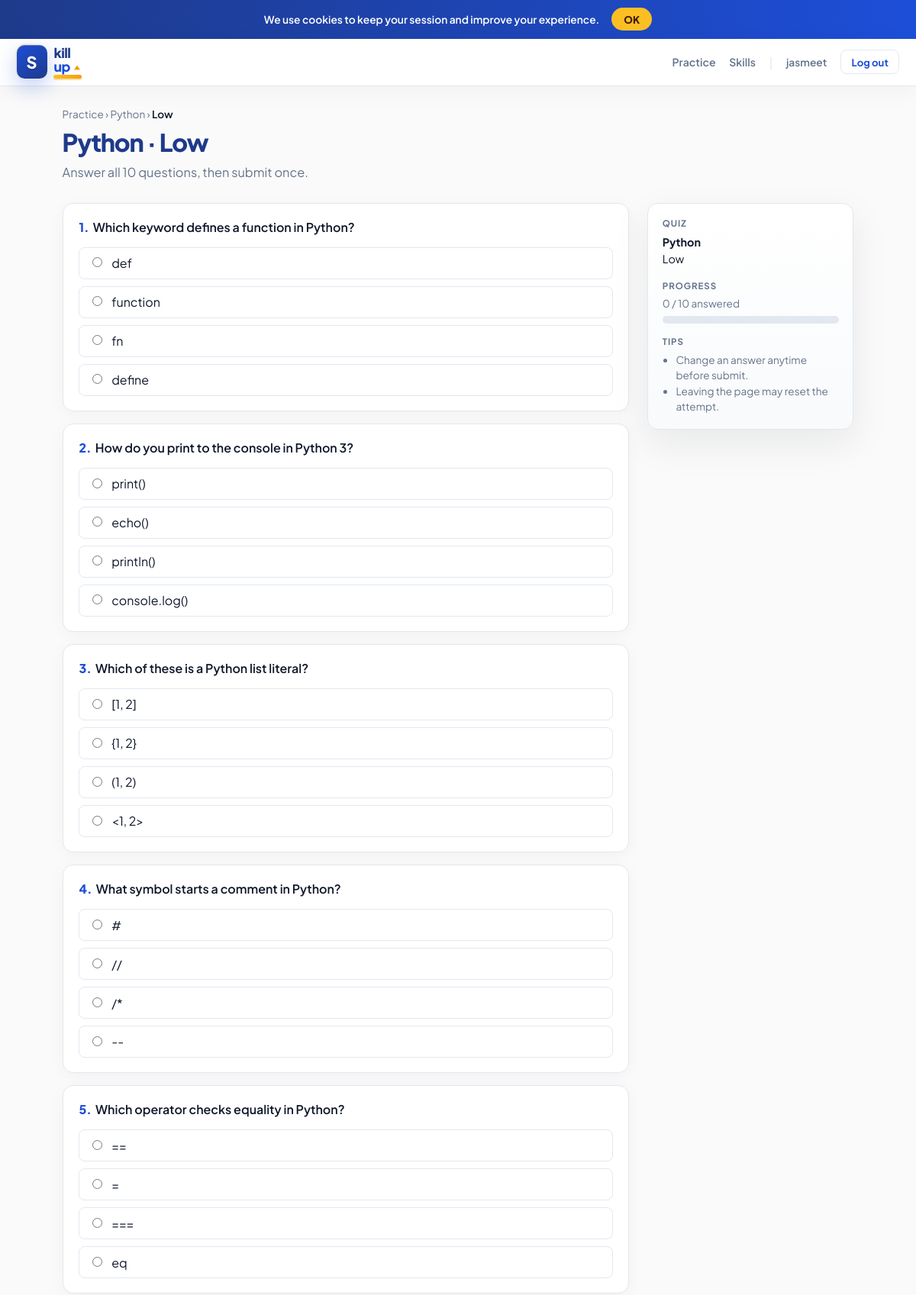
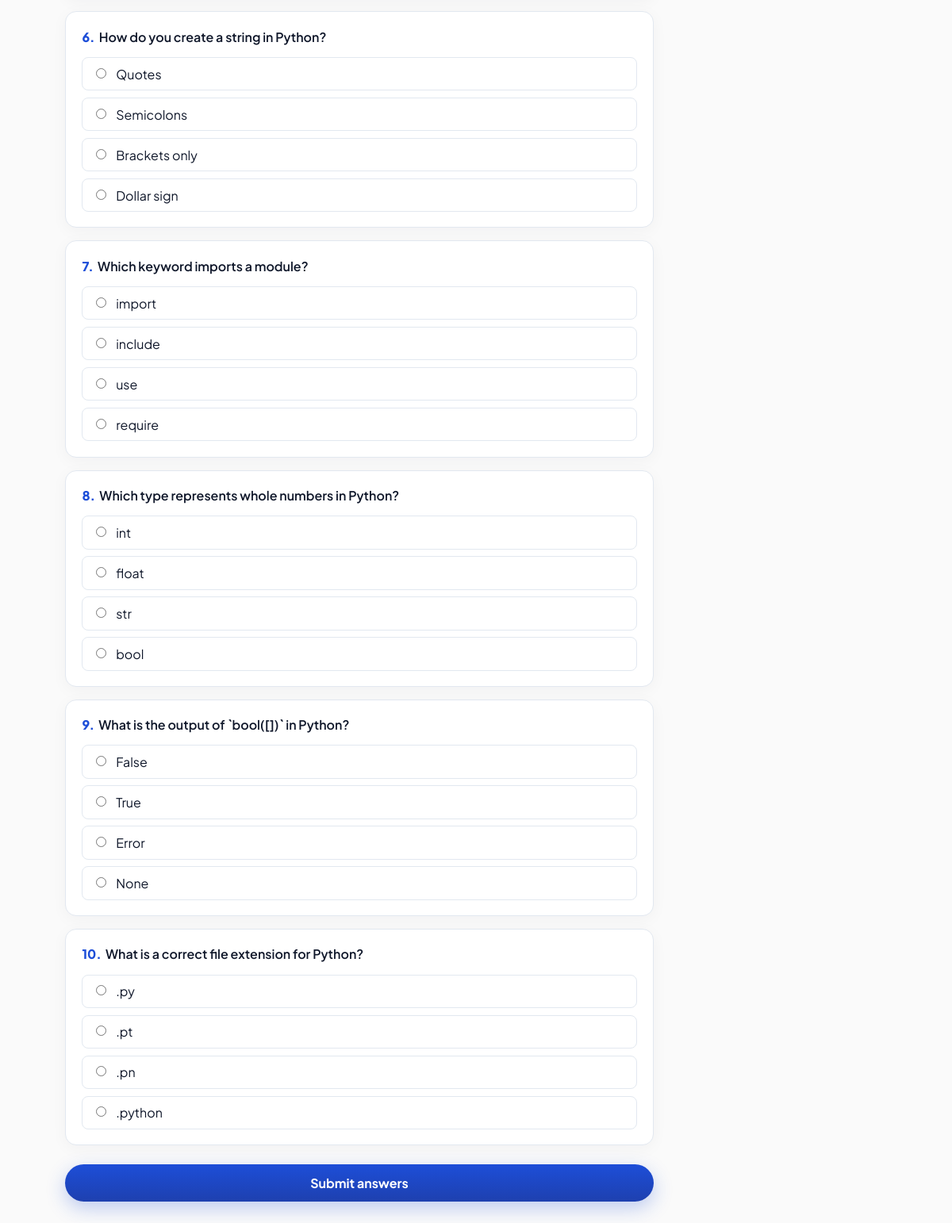
The page /language/python/quiz/low/ (signed in) on the database its author committed (2 pictures, top to bottom).
### quiz/models.py (models this page shows, shortened)
class Language(models.Model):
    name = models.CharField(max_length=80)
    slug = models.SlugField(unique=True, max_length=80)
    icon_class = models.CharField(
        max_length=120,
        default="fa-solid fa-code",
        help_text="Font Awesome class, e.g. fa-brands fa-python",
    )
    blurb = models.CharField(max_length=200, blank=True)
    order = models.PositiveSmallIntegerField(default=0)
    class Meta:
        ordering = ["order", "name"]

class Question(models.Model):
    class Difficulty(models.TextChoices):
        LOW = "low", "Low"
        MED = "med", "Medium"
        HIGH = "high", "High"
    language = models.ForeignKey(
        Language, on_delete=models.CASCADE, related_name="questions"
    )
    difficulty = models.CharField(
        max_length=8, choices=Difficulty.choices, db_index=True
    )
    text = models.TextField()
    choice_a = models.CharField(max_length=500)
    choice_b = models.CharField(max_length=500)
    choice_c = models.CharField(max_length=500)
    choice_d = models.CharField(max_length=500)
    correct = models.CharField(
        max_length=1,
        choices=[("a", "A"), ("b", "B"), ("c", "C"), ("d", "D")],
    )
    class Meta:
        ordering = ["language", "difficulty", "id"]

### quiz/views.py (the view, shortened to what this page needs)
@login_required
@require_http_methods(["GET", "POST"])
def take_quiz(request, slug, difficulty):
    language = get_object_or_404(Language, slug=slug)
    valid = {c[0] for c in Question.Difficulty.choices}
    if difficulty not in valid:
        raise Http404()
    pool = list(
        Question.objects.filter(language=language, difficulty=difficulty).values_list(
            "id", flat=True
        )
    )
    picked_ids = random.sample(pool, QUIZ_SIZE)
    request.session[SESSION_QUIZ_KEY] = {
        "slug": slug,
        "difficulty": difficulty,
        "question_ids": picked_ids,
    }
    questions = list(
        Question.objects.filter(id__in=picked_ids).order_by("id")
    )
    random.shuffle(questions)
    return render(
        request,
        "quiz/take_quiz.html",
        {
            "language": language,
            "difficulty": difficulty,
            "difficulty_label": dict(Question.Difficulty.choices).get(
                difficulty, difficulty
            ),
            "questions": questions,
            "quiz_size": QUIZ_SIZE,
        },
    )

### quiz/templates/quiz/take_quiz.html (shortened to what this page needs)
{% extends "quiz/base.html" %}
{% block content %}
<div class="su-shell">
  <div class="su-breadcrumb">
    <a href="{% url 'quiz:dashboard' %}">Practice</a> ›
    <a href="{% url 'quiz:select_level' language.slug %}">{{ language.name }}</a> ›
    <strong>{{ difficulty_label }}</strong>
  </div>
  <h1 class="su-page-title">{{ language.name }} · {{ difficulty_label }}</h1>
  <p class="su-page-sub">Answer all {{ quiz_size }} questions, then submit once.</p>
  <div class="su-quiz-layout">
    <form method="post" action="{% url 'quiz:take_quiz' language.slug difficulty %}" id="su-quiz-form">
      {% for q in questions %}
      <div class="su-q-card" data-q="{{ forloop.counter }}">
        <h3><span class="su-q-num">{{ forloop.counter }}.</span> {{ q.text }}</h3>
        <div class="su-choices">
          <label class="su-choice">
            <input type="radio" name="q_{{ q.id }}" value="a" required>
            <span>{{ q.choice_a }}</span>
          </label>
          <label class="su-choice">
            <input type="radio" name="q_{{ q.id }}" value="b">
            <span>{{ q.choice_b }}</span>
          </label>
          <label class="su-choice">
            <input type="radio" name="q_{{ q.id }}" value="c">
            <span>{{ q.choice_c }}</span>
          </label>
          <label class="su-choice">
            <input type="radio" name="q_{{ q.id }}" value="d">
            <span>{{ q.choice_d }}</span>
          </label>
        </div>
      </div>
      {% endfor %}
      <button type="submit" class="su-btn su-btn-primary su-btn-lg su-btn-block" style="margin-top:0.5rem">Submit answers</button>
    </form>
    <aside class="su-sidebar">
      <h4>Quiz</h4>
      <p style="margin:0;line-height:1.5"><strong>{{ language.name }}</strong><br>{{ difficulty_label }}</p>
      <h4 style="margin-top:1rem">Progress</h4>
      <p style="margin:0;font-size:0.85rem;color:var(--muted)"><span id="su-answered">0</span> / {{ quiz_size }} answered</p>
      <div class="su-progress" aria-hidden="true"></div>
      <h4 style="margin-top:1rem">Tips</h4>
      <ul style="margin:0;padding-left:1.1rem;color:var(--muted);font-size:0.85rem;line-height:1.5">
        <li>Change an answer anytime before submit.</li>
        <li>Leaving the page may reset the attempt.</li>
      </ul>
    </aside>
  </div>
</div>
{% endblock %}

### quiz/templates/quiz/base.html (shortened to what this page needs)
{% load static %}
<!DOCTYPE html>
<html lang="en">
<head>
  <link rel="stylesheet" href="https://cdnjs.cloudflare.com/ajax/libs/font-awesome/6.5.1/css/all.min.css">
  <link rel="stylesheet" href="{% static 'quiz/css/skillup.css' %}">
</head>
<body class="{% block body_class %}{% endblock %}">
  <div id="su-cookie" class="su-cookie" hidden>
    <span>We use cookies to keep your session and improve your experience.</span>
    <button type="button" id="su-cookie-ok">OK</button>
  </div>
  {% block body %}
    {% if request.user.is_authenticated %}
    <header class="su-topbar">
      {% url 'quiz:dashboard' as dash_url %}
      {% include "quiz/includes/logo.html" with logo_href=dash_url variant="default" compact=1 %}
      <nav class="su-nav-links">
        <a href="{% url 'quiz:dashboard' %}">Practice</a>
        <a href="{% url 'quiz:dashboard' %}#skills">Skills</a>
        <span style="color:var(--line);user-select:none">|</span>
        <span style="color:var(--muted);font-size:0.86rem;font-weight:600">{{ request.user.username }}</span>
        <form method="post" action="{% url 'quiz:logout' %}" style="display:inline;margin:0">
          <button type="submit" class="su-btn su-btn-ghost" style="padding:0.4rem 0.85rem;font-size:0.82rem">Log out</button>
        </form>
      </nav>
    </header>
    {% endif %}
    <main>
      {% block content %}{% endblock %}
    </main>
  {% endblock %}
</body>
</html>

### rows shown on the page
Language: name "Python"
Question: text "Which keyword defines a function in Python?", choice_a "def", choice_b "function", choice_c "fn", choice_d "define"
Question: text "How do you print to the console in Python 3?", choice_a "print()", choice_b "echo()", choice_c "println()", choice_d "console.log()"
Question: text "Which of these is a Python list literal?", choice_a "[1, 2]", choice_b "{1, 2}", choice_c "(1, 2)", choice_d "<1, 2>"
Question: text "What symbol starts a comment in Python?", choice_a "#", choice_b "//", choice_c "/*", choice_d "--"
Question: text "Which operator checks equality in Python?", choice_a "==", choice_b "=", choice_c "===", choice_d "eq"
Question: text "How do you create a string in Python?", choice_a "Quotes", choice_b "Semicolons", choice_c "Brackets only", choice_d "Dollar sign"
Question: text "Which keyword imports a module?", choice_a "import", choice_b "include", choice_c "use", choice_d "require"
Question: text "Which type represents whole numbers in Python?", choice_a "int", choice_b "float", choice_c "str", choice_d "bool"
Question: text "What is the output of `bool([])` in Python?", choice_a "False", choice_b "True", choice_c "Error", choice_d "None"
Question: text "What is a correct file extension for Python?", choice_a ".py", choice_b ".pt", choice_c ".pn", choice_d ".python"

### other values the page prints
{{ request.user.username }} "jasmeet"
{{ difficulty_label }} "Low"
